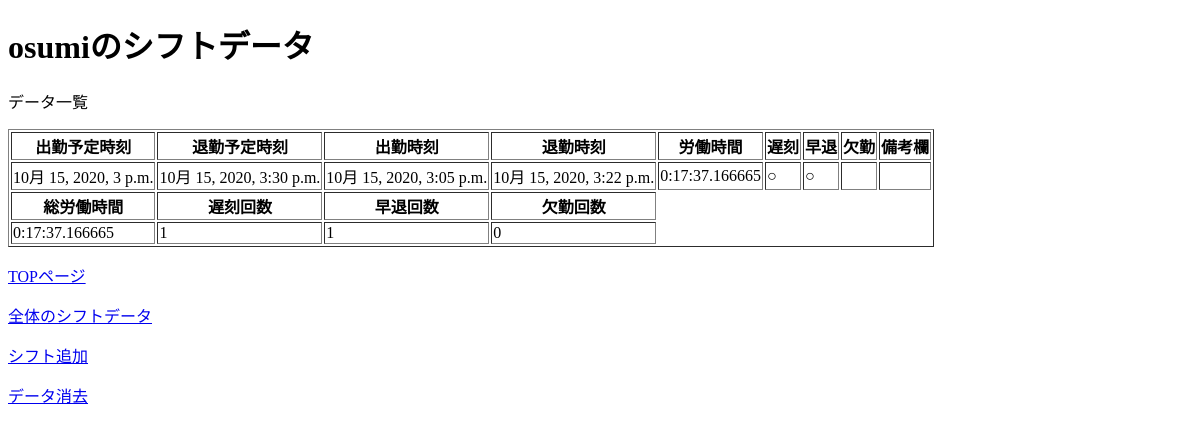
The app's page /attendance2/mylist (signed in), older data.
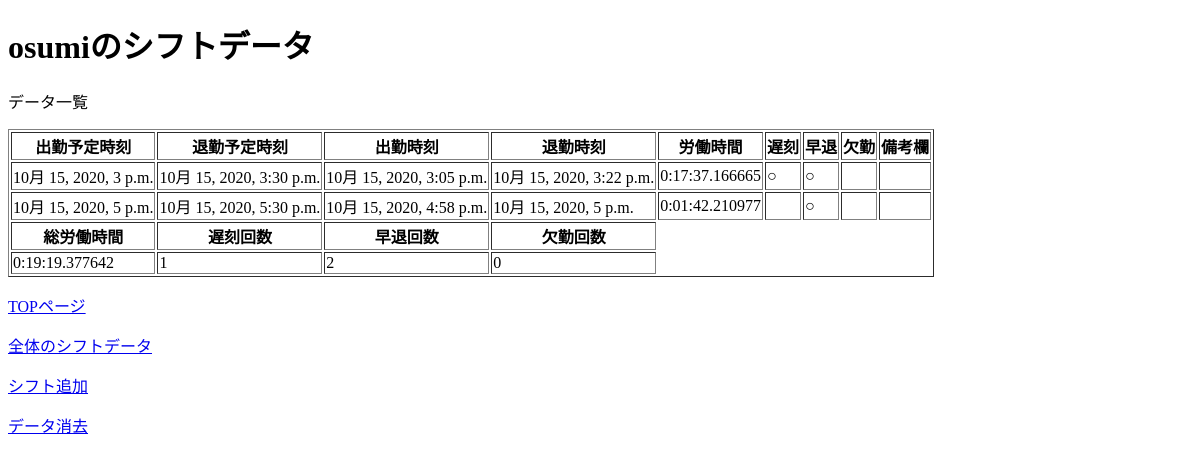
The same page, newer data.
### myapp/models.py (models this page shows)
class CustomUser(AbstractUser):
    authority = models.CharField(verbose_name="カラム名",choices=CHOICES,max_length=100)

### attendance2/models.py (models this page shows)
class Attendance(models.Model):
    user = models.ForeignKey(CustomUser, on_delete=models.CASCADE, verbose_name="スタッフ情報")
    scheduled_attend_time = models.DateTimeField(verbose_name="出勤予定時間")
    scheduled_leave_time = models.DateTimeField(verbose_name="退勤予定時間")
    attend_time = models.DateTimeField(blank=True, null=True, verbose_name="出勤時間")
    leave_time = models.DateTimeField(blank=True, null=True, verbose_name="退勤時間")
    work_time=models.DurationField(default=timedelta(), verbose_name="労働時間")
    remarks = models.TextField(blank=True, null=True, verbose_name="備考欄")
    def is_late(self): #遅刻判定フラグ
        if self.attend_time:
            if self.attend_time > self.scheduled_attend_time:
                return '○'
            else:
                return ' '
        else:
            return ' '
    def is_early(self): #早退判定フラグ
        if self.leave_time:
            if self.leave_time < self.scheduled_leave_time:
                return '○'
            else:
                return ' '
        else:
            return ' '
    def is_absence(self): #欠勤判定フラグ
        if self.attend_time== None and (self.scheduled_leave_time < timezone.now()):
            return '○'
        else:
            return ' '

### attendance2/views.py (the view)
# urls.py: path('mylist', views.mylist, name='mylist'),
def mylist(request):
    from .models import Attendance
    from django.db.models import Sum
    urlName = reverse('list')
    data = Attendance.objects.filter(user=request.user).order_by("scheduled_attend_time")
    absence_count=Attendance.objects.filter(user=request.user,attend_time=None ,leave_time=None,scheduled_leave_time__lt= datetime.now()).count()
    late_count = Attendance.objects.filter(user=request.user,attend_time__gt = F('scheduled_attend_time')).count()
    early_count = Attendance.objects.filter(user=request.user,leave_time__lt=F('scheduled_leave_time')).count()
    sum = data.aggregate(Sum('work_time'))
    params = {'message': 'データ一覧', 'data': data,'sum':sum,'user':request.user,'absence_count':absence_count,'late_count':late_count,'early_count':early_count}
    return render(request, 'attendance2/mylist.html', params)

### attendance2/templates/attendance2/mylist.html (shortened to what this page needs)
<!DOCTYPE html>
<html>
<head>
</head>
<body>
    <h1>{{user}}のシフトデータ</h1>
    <p>{{ message }}</p>
    <table border="1">
        <tr>
            <th>出勤予定時刻</th>
            <th>退勤予定時刻</th>
            <th>出勤時刻</th>
            <th>退勤時刻</th>
            <th>労働時間</th>
            <th>遅刻</th>
            <th>早退</th>
            <th>欠勤</th>
            <th>備考欄</th>
        </tr>
        {% for member in data %}
        <tr>
            <td>{{ member.scheduled_attend_time}}</td>
            <td>{{ member.scheduled_leave_time}}</td>
            <td>{{ member.attend_time }}</td>
            <td>{{ member.leave_time}}</td>
            <td>{{member.work_time}}</td>
            <td>{{ member.is_late}}</td>
            <td>{{ member.is_early}}</td>
            <td>{{ member.is_absence}}</td>
            <td>{{ member.remarks }}</td>
        </tr>
        {% endfor %}
            <tr>
                <th>総労働時間</th>
                <th>遅刻回数</th>
                <th>早退回数</th>
                <th>欠勤回数</th>
            </tr>
            <tr>
                <td>{{sum.work_time__sum}}</td>
                <td>{{late_count}}</td>
                <td>{{early_count}}</td>
                <td>{{absence_count}}</td>
            </tr>
    </table>
</body>
</a><a href='../attendance2'>TOPページ</a><p />
</a><a href='../attendance2/list'>全体のシフトデータ</a><p />
{% if request.user.authority == '管理者' %}
    </a><a href='../attendance2/new'>シフト追加</a><p />
    </a><a href='../attendance2/erase'>データ消去</a><p />
{% endif %}
</html>

Row changes from the older to the newer data that the page shows:
added Attendance: scheduled_attend_time "10月 15, 2020, 5 p.m.", scheduled_leave_time "10月 15, 2020, 5:30 p.m.", attend_time "10月 15, 2020, 4:58 p.m.", leave_time "10月 15, 2020, 5 p.m.", work_time "0:01:42.210977", is_early "○"
Text that changed along with them:
{{ sum.work_time__sum }}: "0:17:37.166665" → "0:19:19.377642"
{{ early_count }}: "1" → "2"
